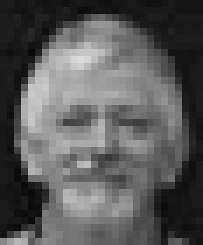
#> input picture boothiGray.jpg, 29 x 35 px (shown 7 times larger)
$ python 'genetic algorithm.py'
#> lines starting #> are read from the running program, lines starting #| are printed output that depends on the picture; long printed decimals are rounded
import cv2
import numpy as np
import matplotlib.pyplot as plt

def load_and_preprocess_images(boothi_path, group_path):
    boothi = cv2.imread(boothi_path, cv2.IMREAD_GRAYSCALE)
    group = cv2.imread(group_path, cv2.IMREAD_GRAYSCALE)
    return boothi, group

def find_face(boothi, group, population_size=120, generations=150, mutation_rate=0.3):
    boothi_height, boothi_width = boothi.shape
    group_height, group_width = group.shape
    best_fitness = -1
    best_location = None
    fitnesses = []

    for _ in range(generations):
        # Generate random candidate locations
        candidates_x = np.random.randint(0, group_width - boothi_width + 1, size=population_size)
        candidates_y = np.random.randint(0, group_height - boothi_height + 1, size=population_size)

        # Evaluate fitness for each candidate
        fitness_values = []
        for x, y in zip(candidates_x, candidates_y):
            boothi_patch = group[y:y+boothi_height, x:x+boothi_width]
            if boothi_patch.shape != boothi.shape:
                fitness_values.append(-1)  # Invalid patch size
            else:
                corr = np.corrcoef(boothi.ravel(), boothi_patch.ravel())[0, 1]
                fitness_values.append(corr)

        # Store fitness statistics
        max_fitness = np.max(fitness_values)
        min_fitness = np.min(fitness_values)
        mean_fitness = np.mean(fitness_values)
        fitnesses.append((max_fitness, mean_fitness, min_fitness))

        # Find the best candidate
        max_fitness_index = np.argmax(fitness_values)
        if fitness_values[max_fitness_index] > best_fitness:
            best_fitness = fitness_values[max_fitness_index]
            best_location = (candidates_x[max_fitness_index], candidates_y[max_fitness_index])

        # Perform mutation
        for i in range(population_size):
            if np.random.rand() < mutation_rate:
                candidates_x[i] = np.random.randint(max(0, candidates_x[i] - 10), min(group_width - boothi_width, candidates_x[i] + 10) + 1)
                candidates_y[i] = np.random.randint(max(0, candidates_y[i] - 10), min(group_height - boothi_height, candidates_y[i] + 10) + 1)

    return best_location, fitnesses

def draw_rectangle(image, location, boothi_shape):
    x, y = location
    boothi_width, boothi_height = boothi_shape
    return cv2.rectangle(image.copy(), (x, y), (x + boothi_width, y + boothi_height), (255, 255, 255), 2)

def plot_fitness_stats(fitnesses):
    max_fitnesses, mean_fitnesses, min_fitnesses = zip(*fitnesses)
    plt.plot(range(len(max_fitnesses)), max_fitnesses, label='Max Fitness')
    plt.plot(range(len(mean_fitnesses)), mean_fitnesses, label='Mean Fitness')
    plt.plot(range(len(min_fitnesses)), min_fitnesses, label='Min Fitness')
    plt.xlabel('Generation')
    plt.ylabel('Fitness')
    plt.title('Fitness vs Generation')
    plt.legend()
    plt.show()

def main(boothi_path, group_path):
    boothi, group = load_and_preprocess_images(boothi_path, group_path)
#> in load_and_preprocess_images, boothi is the input picture: shape (35, 29); min 8, max 218, mean 89.9
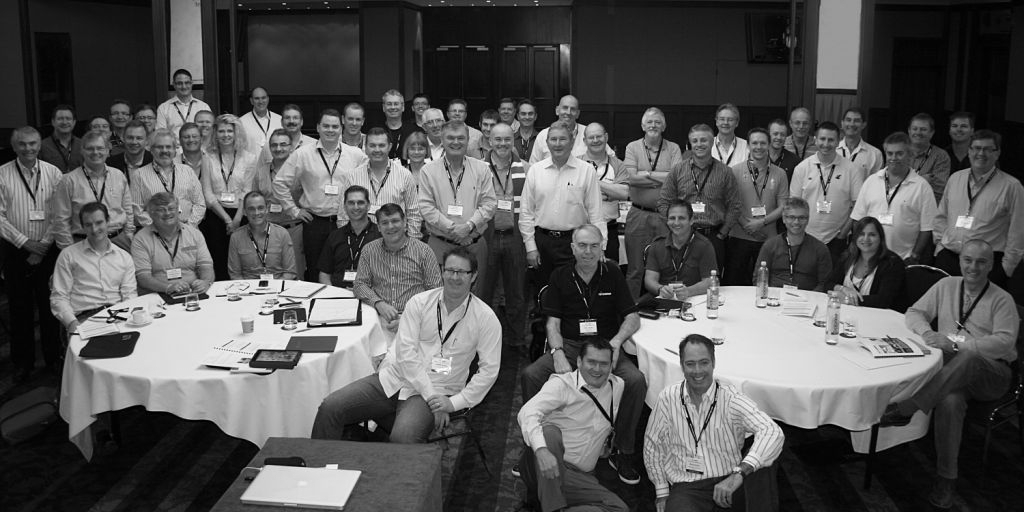
#> input picture groupGray.jpg, 1024 x 512 px
#> in load_and_preprocess_images, group is the input picture: shape (512, 1024); min 0, max 254, mean 85.2
    best_location, fitnesses = find_face(boothi, group)
#> after the loop in find_face, `for _ in range(generations):`: best_fitness = 0.788; fitnesses = 150 items, first 6: (0.456, 0.0131, -0.57), (0.474, 0.0165, -0.385), (0.548, -0.00258, -0.49), (0.608, -0.021, -0.536), (0.442, -0.0173, -0.56), (0.56, -0.00256, -0.403)
#> best_location = (713, 101)
    max_fitness = max(fitness[0] for fitness in fitnesses)  # Get the maximum fitness value from all generations
#> max_fitness = 0.788
    if best_location is not None:
        print(max_fitness)  # Print the maximum fitness value
#| 0.7879
        result_image = draw_rectangle(group, best_location, boothi.shape)
#> in draw_rectangle, `x, y = location`: x = 713; y = 101
        plt.imshow(result_image, cmap='gray')
        plt.title(f"Best Fitness: {max_fitness}")
        plt.axis('off')
        plt.show()
        plot_fitness_stats(fitnesses)
#> in plot_fitness_stats, `max_fitnesses, mean_fitnesses, min_fitnesses = zip(*fitnesses)`: max_fitnesses = 150 values, max 0.788 at index 88, min 0.349 at index 35, mean 0.503; mean_fitnesses = 150 values, max 0.0434 at index 58, min -0.0408 at index 125, mean -0.00168; min_fitnesses = 150 values, max -0.326 at index 76, min -0.579 at index 135, mean -0.449
#> in plot_fitness_stats, `plt.show()`:
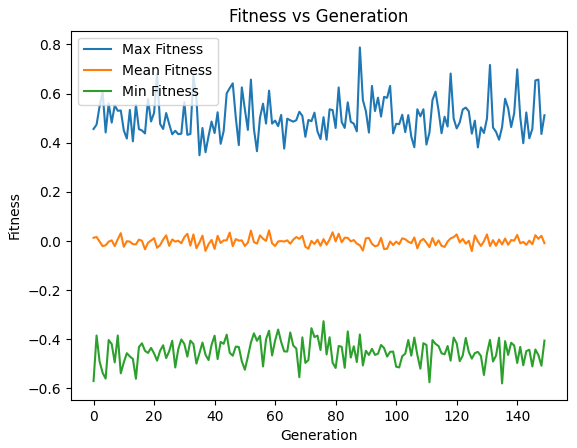
#> figure drawn by matplotlib, 1 panel; curve peaks at x = 88, y = 0.788; curve peaks at x = 58, y = 0.0434; curve peaks at x = 76, y = -0.326

        # Check if fitness threshold is reached
        if max_fitness >= 0.85:
            print("Face found with fitness >= 0.85")
            marked_image = draw_rectangle(group, best_location, boothi.shape)
            plt.imshow(marked_image, cmap='gray')
            plt.title("Face Found")
            plt.axis('off')
            plt.show()
    else:
        print("Face not found.")


if __name__ == "__main__":
    boothi_path = "boothiGray.jpg"
    group_path = "groupGray.jpg"
    main(boothi_path, group_path)
